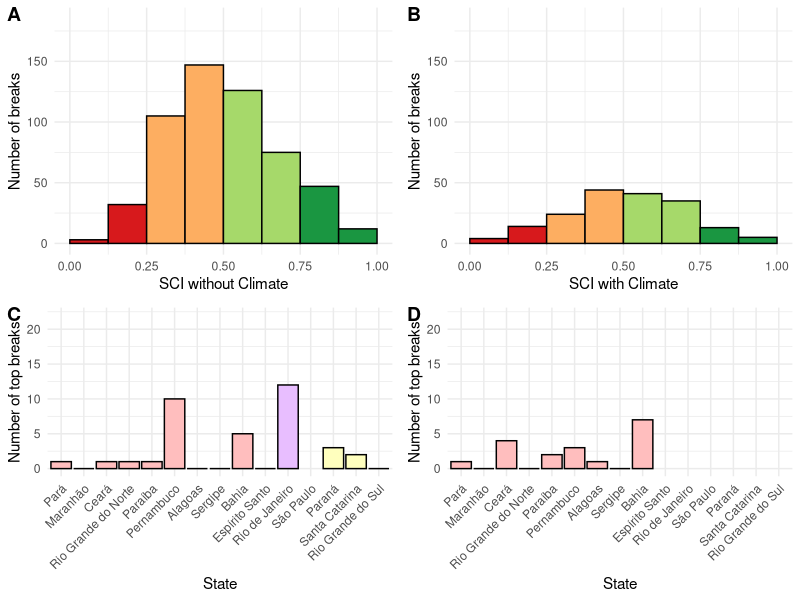
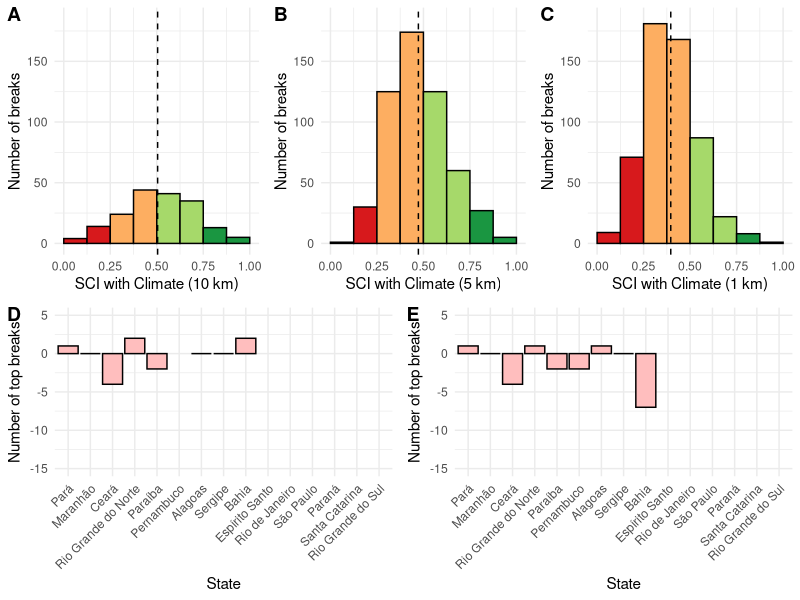
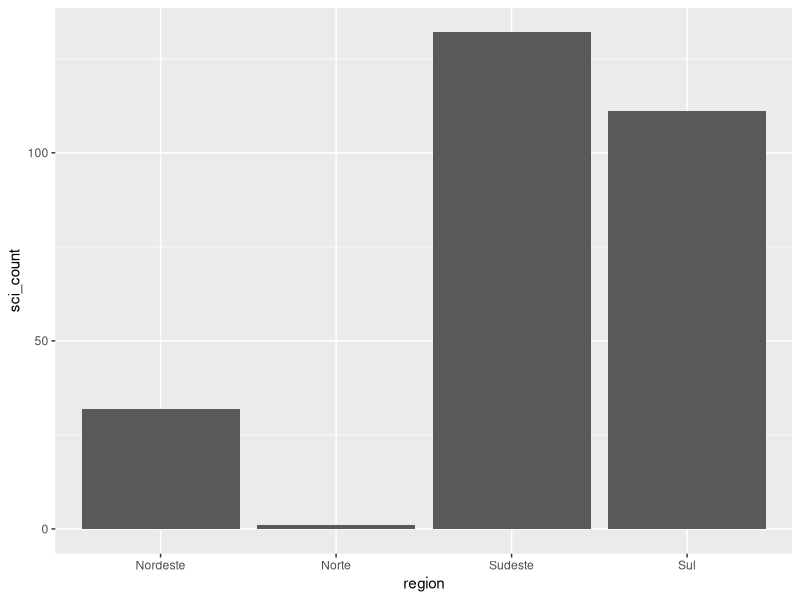

These figures' R source, in order:
## ---- chunk 1
knitr::opts_chunk$set(echo = TRUE)

library(tidyverse)
library(here)
library(cowplot)
## ---- chunk 2
surf_spots <- read_csv(here("data", "surf_spot_states", "surf_spot_states.csv"))
sci_w_climate_10km <- read_csv(here("sci_w_climate.csv")) %>% 
  select(id, sci) %>% 
  mutate(sci_10km = sci) %>% 
  select(-sci)
sci_wo_climate_10km <- read_csv(here("sci_wo_climate.csv")) %>% 
  select(id, sci) %>% 
  mutate(sci_wo_climate = sci) %>% 
  select(-sci)
sci_w_climate_5km <- read_csv(here("sci_w_climate_5km.csv")) %>% 
  select(id, sci) %>% 
  mutate(sci_5km = sci) %>% 
  select(-sci)
sci_w_climate_1km <- read_csv(here("sci_w_climate_1km.csv")) %>% 
  select(id, sci) %>% 
  mutate(sci_1km = sci) %>% 
  select(-sci)

# join sci to surf spots using id
surf_spots <- left_join(surf_spots, sci_w_climate_10km, by = "id", keep = FALSE) %>% 
  left_join(sci_w_climate_5km, by = "id", keep = FALSE) %>% 
  left_join(sci_w_climate_1km, by = "id", keep = FALSE) %>% 
  left_join(sci_wo_climate_10km, by = "id", keep = FALSE)

# read in normalized climate results
normalized_climate <- read_csv(here("normalized_climate.csv"))

# join to surf spots
surf_spots <- surf_spots %>% 
  left_join(normalized_climate, by = "id", keep = FALSE)

# read in difference data
sci_diff <- read_csv(here("data", "sci_difference.csv")) %>% 
  select(id, difference)

# join to surf spots
surf_spots <- surf_spots %>% 
  left_join(sci_diff, by = "id", keep = FALSE)

# filter for each region
surf_spots_nne <- surf_spots %>% 
  filter(region == "Norte" | region == "Nordeste")
surf_spots_se <- surf_spots %>% 
  filter(region == "Sudeste")
surf_spots_s <- surf_spots %>% 
  filter(region == "Sul")
## ---- chunk 3
# calculate mean priority for different size buffers
mean_priority_10km_w_clim <- mean(surf_spots$sci_10km)
mean_priority_10km_wo_clim <- mean(surf_spots$sci_wo_climate)
mean_priority_5km <- mean(surf_spots$sci_5km)
mean_priority_1km <- mean(surf_spots$sci_1km)

# make histograms for all of Brazil and each region
hist_w_clim <- ggplot(data = surf_spots, aes(x = sci_10km)) +
  geom_histogram(breaks = c(0, 0.125, 0.25, 0.375, 0.5, 0.625, 0.75, 0.875, 1), fill = c("#d7191c", "#d7191c", "#fdae61", "#fdae61", "#a6d96a", "#a6d96a", "#1a9641", "#1a9641"), col = "black") +
  labs(x = "SCI with Climate", y = "Number of breaks") +
  scale_y_continuous(limits = c(0, 185)) +
  theme_minimal()
hist_wo_clim <- ggplot(data = surf_spots, aes(x = sci_wo_climate)) +
  geom_histogram(breaks = c(0, 0.125, 0.25, 0.375, 0.5, 0.625, 0.75, 0.875, 1), fill = c("#d7191c", "#d7191c", "#fdae61", "#fdae61", "#a6d96a", "#a6d96a", "#1a9641", "#1a9641"), col = "black") +
  labs(x = "SCI without Climate", y = "Number of breaks") +
  scale_y_continuous(limits = c(0, 185)) +
  theme_minimal()
hist_5km <- ggplot(data = surf_spots, aes(x = sci_5km)) +
  geom_histogram(breaks = c(0, 0.125, 0.25, 0.375, 0.5, 0.625, 0.75, 0.875, 1), fill = c("#d7191c", "#d7191c", "#fdae61", "#fdae61", "#a6d96a", "#a6d96a", "#1a9641", "#1a9641"), col = "black") +
  labs(x = "SCI with Climate (5 km)", y = "Number of breaks") +
  scale_y_continuous(limits = c(0, 185)) +
  geom_vline(xintercept = mean_priority_5km, linetype = 2) +
  theme_minimal()
hist_1km <- ggplot(data = surf_spots, aes(x = sci_1km)) +
  geom_histogram(breaks = c(0, 0.125, 0.25, 0.375, 0.5, 0.625, 0.75, 0.875, 1), fill = c("#d7191c", "#d7191c", "#fdae61", "#fdae61", "#a6d96a", "#a6d96a", "#1a9641", "#1a9641"), col = "black") +
  labs(x = "SCI with Climate (1 km)", y = "Number of breaks") +
  scale_y_continuous(limits = c(0, 185)) +
  geom_vline(xintercept = mean_priority_1km, linetype = 2) +
  theme_minimal()

mean_priority_nne_w_clim <- mean(surf_spots_nne$sci_10km)
mean_priority_se_w_clim <- mean(surf_spots_se$sci_10km)
mean_priority_s_w_clim <- mean(surf_spots_s$sci_10km)

mean_priority_nne_wo_clim <- mean(surf_spots_nne$sci_wo_climate)
mean_priority_se_wo_clim <- mean(surf_spots_se$sci_wo_climate)
mean_priority_s_wo_clim <- mean(surf_spots_s$sci_wo_climate)

hist_nne_w_clim <- ggplot(data = surf_spots_nne, aes(x = sci_10km)) +
  geom_histogram(breaks = c(0, 0.125, 0.25, 0.375, 0.5, 0.625, 0.75, 0.875, 1), fill = c("#d7191c", "#d7191c", "#fdae61", "#fdae61", "#a6d96a", "#a6d96a", "#1a9641", "#1a9641"), col = "black") +
  scale_y_continuous(limits = c(0, 60)) +
  geom_vline(xintercept = mean_priority_nne_w_clim, linetype = 2) +
  labs(x = "SCI with Climate", y = "Number of breaks", title = "North/Northeast") +
  theme_minimal() +
  theme(text = element_text(size = 18), plot.background = element_rect(colour = "#FFBEBE", fill=NA, size=5))
hist_se_w_clim <- ggplot(data = surf_spots_se, aes(x = sci_10km)) +
  geom_histogram(breaks = c(0, 0.125, 0.25, 0.375, 0.5, 0.625, 0.75, 0.875, 1), fill = c("#d7191c", "#d7191c", "#fdae61", "#fdae61", "#a6d96a", "#a6d96a", "#1a9641", "#1a9641"), col = "black") +
  scale_y_continuous(limits = c(0, 60)) +
  geom_vline(xintercept = mean_priority_se_w_clim, linetype = 2) +
  labs(x = "SCI with Climate", y = "Number of breaks", title = "Southeast") +
  theme_minimal() +
  theme(text = element_text(size = 18), plot.background = element_rect(colour = "#E8BEFF", fill=NA, size=5))
hist_s_w_clim <- ggplot(data = surf_spots_s, aes(x = sci_10km)) +
  geom_histogram(breaks = c(0, 0.125, 0.25, 0.375, 0.5, 0.625, 0.75, 0.875, 1), fill = c("#d7191c", "#d7191c", "#fdae61", "#fdae61", "#a6d96a", "#a6d96a", "#1a9641", "#1a9641"), col = "black") +
  scale_y_continuous(limits = c(0, 60)) +
  geom_vline(xintercept = mean_priority_s_w_clim, linetype = 2) +
  labs(x = "SCI with Climate", y = "Number of breaks", title = "South") +
  theme_minimal() +
  theme(text = element_text(size = 18), plot.background = element_rect(colour = "#FFFFBE", fill=NA, size=5))

hist_nne_wo_clim <- ggplot(data = surf_spots_nne, aes(x = sci_wo_climate)) +
  geom_histogram(breaks = c(0, 0.125, 0.25, 0.375, 0.5, 0.625, 0.75, 0.875, 1), fill = c("#d7191c", "#d7191c", "#fdae61", "#fdae61", "#a6d96a", "#a6d96a", "#1a9641", "#1a9641"), col = "black") +
  scale_y_continuous(limits = c(0, 60)) +
  geom_vline(xintercept = mean_priority_nne_wo_clim, linetype = 2) +
  labs(x = "SCI without Climate", y = "Number of breaks", title = "North/Northeast") +
  theme_minimal() +
  theme(text = element_text(size = 18), plot.background = element_rect(colour = "#FFBEBE", fill=NA, size=5))
hist_se_wo_clim <- ggplot(data = surf_spots_se, aes(x = sci_wo_climate)) +
  geom_histogram(breaks = c(0, 0.125, 0.25, 0.375, 0.5, 0.625, 0.75, 0.875, 1), fill = c("#d7191c", "#d7191c", "#fdae61", "#fdae61", "#a6d96a", "#a6d96a", "#1a9641", "#1a9641"), col = "black") +
  scale_y_continuous(limits = c(0, 60)) +
  geom_vline(xintercept = mean_priority_se_wo_clim, linetype = 2) +
  labs(x = "SCI without Climate", y = "Number of breaks", title = "Southeast") +
  theme_minimal() +
  theme(text = element_text(size = 18), plot.background = element_rect(colour = "#E8BEFF", fill=NA, size=5))
hist_s_wo_clim <- ggplot(data = surf_spots_s, aes(x = sci_wo_climate)) +
  geom_histogram(breaks = c(0, 0.125, 0.25, 0.375, 0.5, 0.625, 0.75, 0.875, 1), fill = c("#d7191c", "#d7191c", "#fdae61", "#fdae61", "#a6d96a", "#a6d96a", "#1a9641", "#1a9641"), col = "black") +
  scale_y_continuous(limits = c(0, 60)) +
  geom_vline(xintercept = mean_priority_s_wo_clim, linetype = 2) +
  labs(x = "SCI without Climate", y = "Number of breaks", title = "South") +
  theme_minimal() +
  theme(text = element_text(size = 18), plot.background = element_rect(colour = "#FFFFBE", fill=NA, size=5))
## ---- chunk 4
hist_nne_carbon <- ggplot(data = surf_spots_nne, aes(x = normalized_carbon)) +
  geom_histogram(breaks = c(0, 0.2, 0.4, 0.6, 0.8, 1), fill = c("white", "#bae4b3", "#74c476", "#31a354", "#006d2c"), col = "black") +
  scale_y_continuous(limits = c(0, 200)) +
  #geom_vline(xintercept = mean_priority_s_w_clim, linetype = 2) +
  labs(x = "Normalized carbon storage", y = "Number of breaks", title = "North and Northeast")
hist_se_carbon <- ggplot(data = surf_spots_se, aes(x = normalized_carbon)) +
  geom_histogram(breaks = c(0, 0.2, 0.4, 0.6, 0.8, 1), fill = c("white", "#bae4b3", "#74c476", "#31a354", "#006d2c"), col = "black") +
  scale_y_continuous(limits = c(0, 200)) +
  #geom_vline(xintercept = mean_priority_s_w_clim, linetype = 2) +
  labs(x = "Normalized carbon storage", y = "Number of breaks", title = "Southeast")
hist_s_carbon <- ggplot(data = surf_spots_s, aes(x = normalized_carbon)) +
  geom_histogram(breaks = c(0, 0.2, 0.4, 0.6, 0.8, 1), fill = c("white", "#bae4b3", "#74c476", "#31a354", "#006d2c"), col = "black") +
  scale_y_continuous(limits = c(0, 200)) +
  #geom_vline(xintercept = mean_priority_s_w_clim, linetype = 2) +
  labs(x = "Normalized carbon storage", y = "Number of breaks", title = "South")

hist_nne_cp <- ggplot(data = surf_spots_nne, aes(x = normalized_cp)) +
  geom_histogram(breaks = c(0, 0.2, 0.4, 0.6, 0.8, 1), fill = c("#ffffb2", "#fecc5c", "#fd8d3c", "#f03b20", "#bd0026"), col = "black") +
  scale_y_continuous(limits = c(0, 115)) +
  #geom_vline(xintercept = mean_priority_s_w_clim, linetype = 2) +
  labs(x = "Normalized coastal protection", y = "Number of breaks", title = "North and Northeast")
hist_se_cp <- ggplot(data = surf_spots_se, aes(x = normalized_cp)) +
  geom_histogram(breaks = c(0, 0.2, 0.4, 0.6, 0.8, 1), fill = c("#ffffb2", "#fecc5c", "#fd8d3c", "#f03b20", "#bd0026"), col = "black") +
  scale_y_continuous(limits = c(0, 115)) +
  #geom_vline(xintercept = mean_priority_s_w_clim, linetype = 2) +
  labs(x = "Normalized coastal protection", y = "Number of breaks", title = "Southeast")
hist_s_cp <- ggplot(data = surf_spots_s, aes(x = normalized_cp)) +
  geom_histogram(breaks = c(0, 0.2, 0.4, 0.6, 0.8, 1), fill = c("#ffffb2", "#fecc5c", "#fd8d3c", "#f03b20", "#bd0026"), col = "black") +
  scale_y_continuous(limits = c(0, 115)) +
  #geom_vline(xintercept = mean_priority_s_w_clim, linetype = 2) +
  labs(x = "Normalized coastal protection", y = "Number of breaks", title = "South")
## ---- chunk 5
top_spots_by_state <- surf_spots %>% 
  group_by(state) %>% 
  summarize(count_10km = sum(sci_10km > 0.75), count_wo_clim = sum(sci_wo_climate > 0.75), count_5km = sum(sci_5km > 0.75), count_1km = sum(sci_1km > 0.75)) %>% 
  mutate(difference_5_10 = count_5km - count_10km) %>% 
  mutate(difference_1_10 = count_1km - count_10km) %>% 
  mutate(state = as.factor(state))

# order states north to south
top_spots_by_state <- top_spots_by_state %>% 
  arrange(factor(state, levels = c("Pará", "Maranhão", "Ceará", "Rio Grande do Norte", "Paraíba", "Pernambuco", "Alagoas", "Sergipe", "Bahia", "Espírito Santo", "Rio de Janeiro", "São Paulo", "Paraná", "Santa Catarina", "Rio Grande do Sul"))) %>% 
  mutate(state = factor(state, levels = c("Pará", "Maranhão", "Ceará", "Rio Grande do Norte", "Paraíba", "Pernambuco", "Alagoas", "Sergipe", "Bahia", "Espírito Santo", "Rio de Janeiro", "São Paulo", "Paraná", "Santa Catarina", "Rio Grande do Sul")))

# add regions to top states
top_spots_by_state$region <- c("North/northeast", "North/northeast", "North/northeast", "North/northeast", "North/northeast", "North/northeast", "North/northeast", "North/northeast", "North/northeast", "Southeast", "Southeast", "Southeast", "South", "South", "South")

states_w_clim <- ggplot(top_spots_by_state, aes(x = state, y = count_10km, fill = region)) +
  geom_col(col = "black") +
  theme_minimal() +
  theme(axis.text.x = element_text(angle = 45, vjust = 1, hjust = 1)) +
  scale_y_continuous(limits = c(0, 22)) +
  scale_fill_manual(values = c("#FFBEBE", "#FFFFBE", "#E8BEFF")) +
  theme(legend.position = "none") +
  labs(x = "State", y = "Number of top breaks")

states_wo_clim <- ggplot(top_spots_by_state, aes(x = state, y = count_wo_clim, fill = region)) +
  geom_col(col = "black") +
  theme_minimal() +
  theme(axis.text.x = element_text(angle = 45, vjust = 1, hjust = 1)) +
  scale_y_continuous(limits = c(0, 22)) +
  scale_fill_manual(values = c("#FFBEBE", "#FFFFBE", "#E8BEFF")) +
  theme(legend.position = "none") +
  labs(x = "State", y = "Number of top breaks")

states_5km <- ggplot(top_spots_by_state, aes(x = state, y = difference_5_10, fill = region)) +
  geom_col(col = "black") +
  theme_minimal() +
  theme(axis.text.x = element_text(angle = 45, vjust = 1, hjust = 1)) +
  scale_y_continuous(limits = c(-15, 5)) +
  scale_fill_manual(values = c("#FFBEBE", "#FFFFBE", "#E8BEFF")) +
  theme(legend.position = "none") +
  labs(x = "State", y = "Number of top breaks")

states_1km <- ggplot(top_spots_by_state, aes(x = state, y = difference_1_10, fill = region)) +
  geom_col(col = "black") +
  theme_minimal() +
  theme(axis.text.x = element_text(angle = 45, vjust = 1, hjust = 1)) +
  scale_y_continuous(limits = c(-15, 5)) +
  scale_fill_manual(values = c("#FFBEBE", "#FFFFBE", "#E8BEFF")) +
  theme(legend.position = "none") +
  labs(x = "State", y = "Number of top breaks")
## ---- chunk 6
figure1 <- plot_grid(hist_wo_clim, hist_w_clim, states_wo_clim, states_w_clim, labels = "AUTO", ncol = 2)
figure1

# add mean line and change x axis label on hist_w_clim for sensitivity analysis figure
hist_w_clim_sens <- hist_w_clim +
  labs(x = "SCI with Climate (10 km)") +
  geom_vline(xintercept = mean_priority_10km_wo_clim, linetype = 2)

# increase font size for figure 2
# hist_w_clim <- hist_w_clim +
#   theme(text = element_text(size = 20))
# hist_5km <- hist_5km +
#   theme(text = element_text(size = 20))
# hist_1km <- hist_1km +
#   theme(text = element_text(size = 20))

figure2_top_row <- plot_grid(hist_w_clim_sens, hist_5km, hist_1km, labels = "AUTO", nrow = 1)
figure2_bottom_row <- plot_grid(states_5km, states_1km, labels = c("D", "E"), nrow = 1)
figure2 <- plot_grid(figure2_top_row, figure2_bottom_row, labels = "", nrow = 2)

figure2
## ---- chunk 7
sci_report_figure <- plot_grid(hist_w_clim, states_w_clim, ncol = 1, labels = "AUTO")
## ---- chunk 8
sci_diff <- surf_spots %>% 
  filter(difference < 0)

sci_clim_diff <- surf_spots %>% 
  filter(difference > 0)

sci_diff_sum <- sci_diff %>% 
  group_by(region) %>% 
  summarize(sci_count = n())

sci_clim_diff_sum <- sci_clim_diff %>% 
  group_by(region) %>% 
  summarize(sci_clim_count = n())

x <- c("Norte", "Nordeste", "Sudeste", "Sul")

diff <- sci_diff_sum %>% 
  left_join(sci_clim_diff_sum, by = "region", keep = FALSE) %>% 
  slice(match(x, region))

ggplot(data = diff) +
  geom_col(aes(x = region, y = sci_count))
  geom_col(aes(x = region, y = sci_clim_count))
## ---- chunk 9
surf_spots_nne_subset <- surf_spots_nne %>% 
  select(id, region, sci_10km) %>% 
  mutate(rank = case_when(
    sci_10km > 0.75 ~ "High Priority",
    sci_10km <= 0.75 & sci_10km > 0.5 ~ "Medium Priority",
    sci_10km <= 0.5 & sci_10km > 0.25 ~ "Low Priority",
    sci_10km <= 0.25 ~ "Very Low Priority"
  )) %>% 
  group_by(rank) %>% 
  summarize(count = n())

surf_spots_se_subset <- surf_spots_se %>% 
  select(id, region, sci_10km) %>% 
  mutate(rank = case_when(
    sci_10km > 0.75 ~ "High Priority",
    sci_10km <= 0.75 & sci_10km > 0.5 ~ "Medium Priority",
    sci_10km <= 0.5 & sci_10km > 0.25 ~ "Low Priority",
    sci_10km <= 0.25 ~ "Very Low Priority"
  )) %>% 
  group_by(rank) %>% 
  summarize(count = n())

surf_spots_s_subset <- surf_spots_s %>% 
  select(id, region, sci_10km) %>% 
  mutate(rank = case_when(
    sci_10km > 0.75 ~ "High Priority",
    sci_10km <= 0.75 & sci_10km > 0.5 ~ "Medium Priority",
    sci_10km <= 0.5 & sci_10km > 0.25 ~ "Low Priority",
    sci_10km <= 0.25 ~ "Very Low Priority"
  )) %>% 
  group_by(rank) %>% 
  summarize(count = n())
## ---- chunk 10
sci_data <- read_csv(here("all_data.csv"))

sci_sa <- left_join(sci_data, sci_w_climate_5km,
                   by = "id")

all_data_sa <- left_join(sci_sa, sci_w_climate_1km,
                         by = "id")
## ---- chunk 11
# export
write_csv(all_data_sa, file = "all_data_sa.csv")
